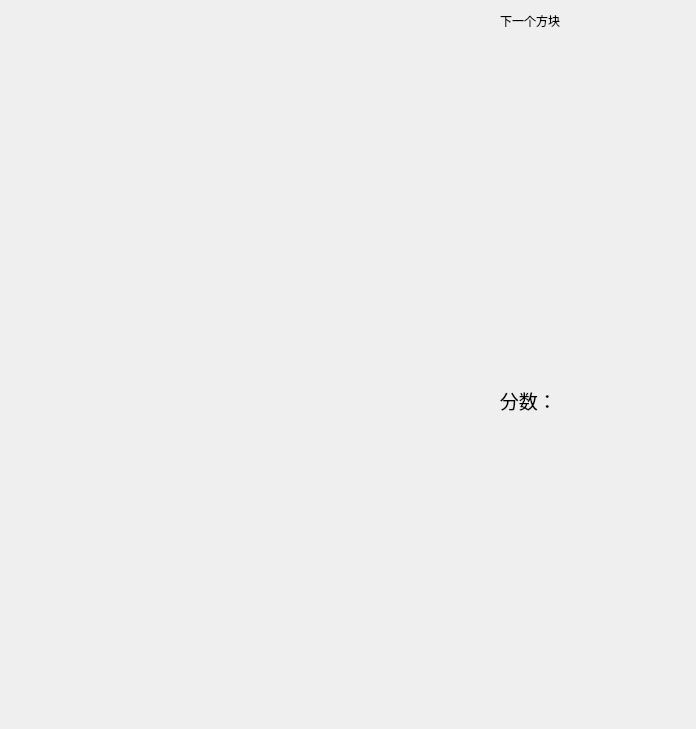
<?xml version="1.0" encoding="UTF-8"?>
<ui version="4.0">
 <class>Widget</class>
 <widget class="QWidget" name="Widget">
  <property name="geometry">
   <rect>
    <x>0</x>
    <y>0</y>
    <width>696</width>
    <height>729</height>
   </rect>
  </property>
  <property name="windowTitle">
   <string>Widget</string>
  </property>
  <widget class="QLabel" name="label">
   <property name="geometry">
    <rect>
     <x>480</x>
     <y>370</y>
     <width>91</width>
     <height>61</height>
    </rect>
   </property>
   <property name="font">
    <font>
     <family>Adobe Arabic</family>
     <pointsize>14</pointsize>
    </font>
   </property>
   <property name="text">
    <string>    分数：</string>
   </property>
  </widget>
  <widget class="QLabel" name="label_2">
   <property name="geometry">
    <rect>
     <x>500</x>
     <y>0</y>
     <width>91</width>
     <height>41</height>
    </rect>
   </property>
   <property name="text">
    <string>下一个方块</string>
   </property>
  </widget>
 </widget>
 <layoutdefault spacing="6" margin="11"/>
 <resources/>
 <connections/>
</ui>
